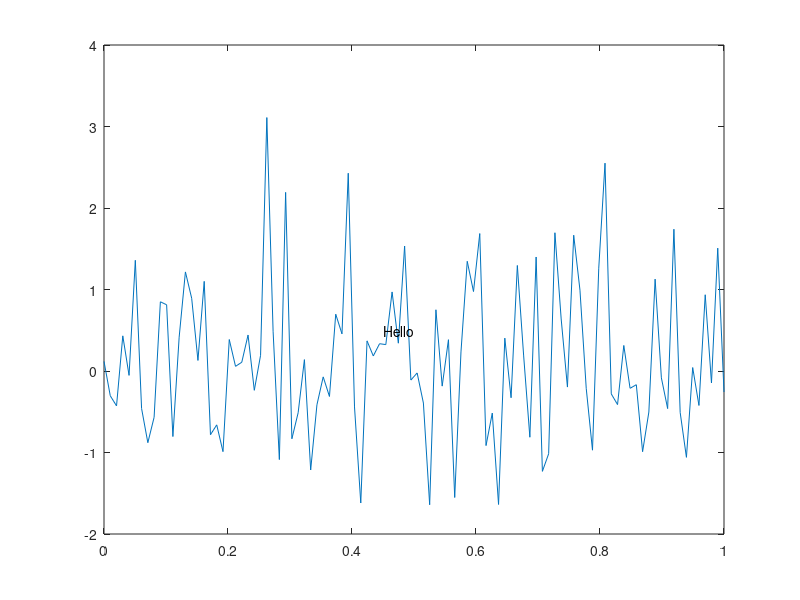

Reproduce this figure in MATLAB.
function result = test_textproperties_001
result = false;
a = figure;
plot(linspace(0,1),randn(1,100));
t = text(0.5,0.5,'Hello')
drawnow
set(t,'horizontalalignment','left');
drawnow
set(t,'horizontalalignment','center');
drawnow
set(t,'horizontalalignment','right');
drawnow
close(a);
result = true;
